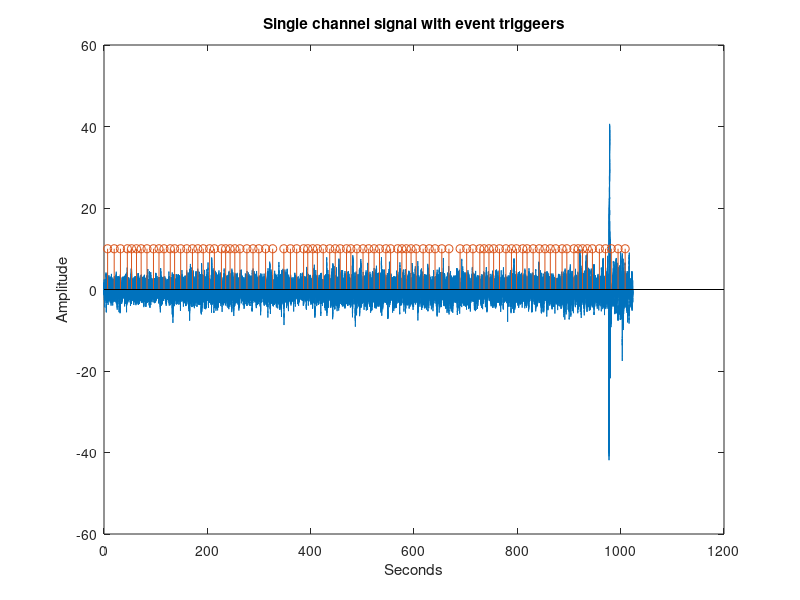
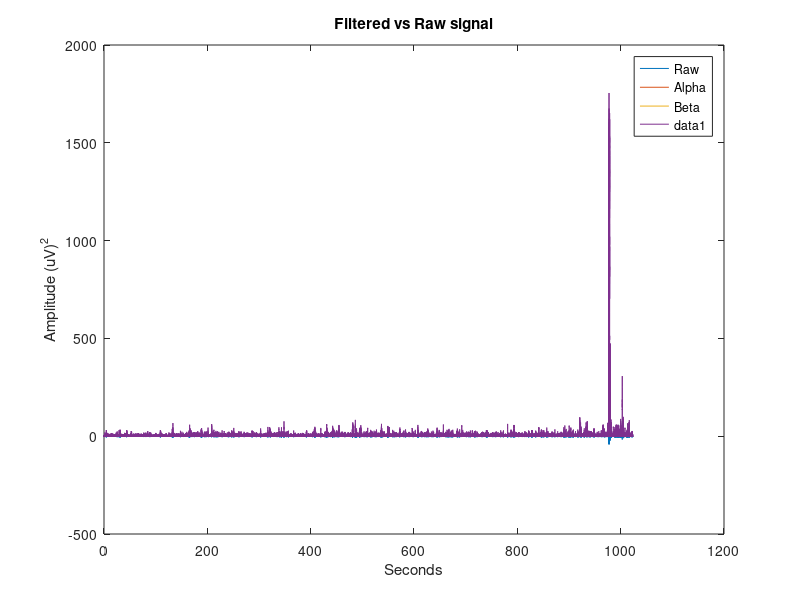
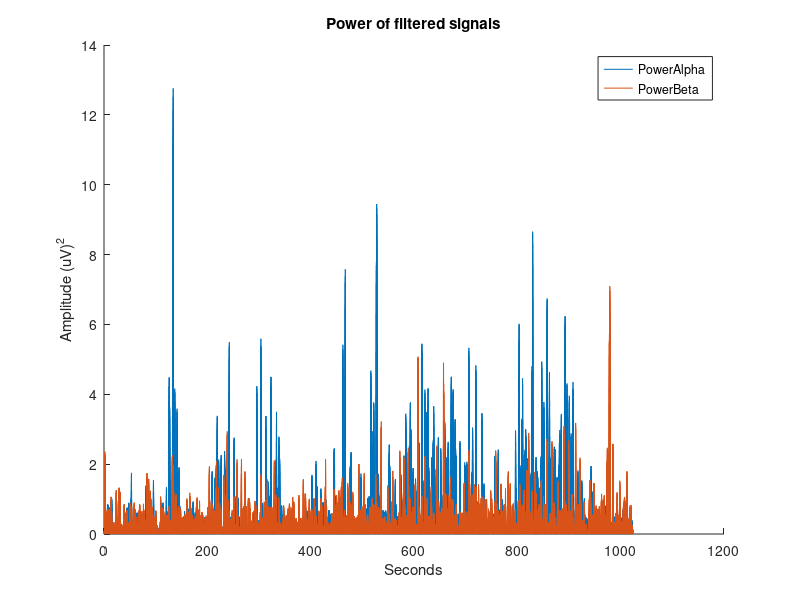
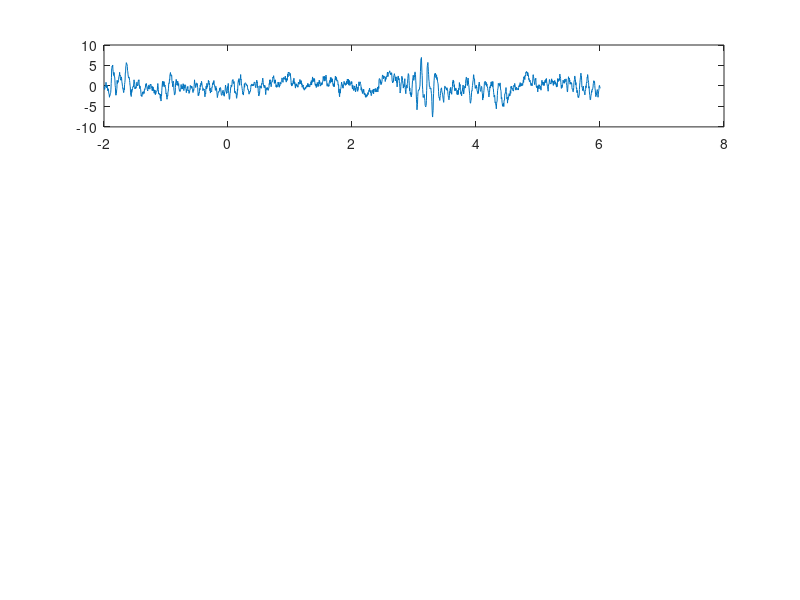

MATLAB code to generate these figures, in order: (Note: this script raises an error after producing the figures.)
clear all;
clc
close all;


%% Load
% Signal is a single channel EEG data 
% Ampltiude of EEG (uV) over time
% Triggers are markers/cues done in the expirment to prepare the subject to
% initiate a task
% In our case, it's timepoints -> the signal samples at which the trigger
% occurs
% The last trigger is less than the max value of the number of samples of
% the signal -> within range of signal
% Only 1 vector so there's only one kind of trigger -> therefore only 90
% trials. The trials last until the next trigger

load eeg.mat
fs = 250

%% Plot
figure;
plot((1:length(signal))./fs,signal);
xlabel('Seconds')
ylabel('Amplitude')
hold on;
stem(trigger./fs,ones(length(trigger),1).*10)
title("Single channel signal with event triggeers")


%% Pre-processing

% Remove noise, remove DC component
% We want to focus on a specific subband of EEG, because useeful
% information is contained there and not spread all over across the
% spectrum
% Alpha 9 11, Beta 18 22
% Power is reduced cause we're only taking one small component of the whole
% signal -> we're only keeping the power on that freq band compared to the
% whole band

% Increase and decrease in poweer rythms are a result of synch and desynch

% When you have abrupt oscillations you can see when the power increases
% but it's hard to interpret short oscillations
% When you smooth the data w/ moving average, you can start to inrepret what is going on in
% analysis -> but do not do this in real time applications

% Observing common phenonmenon among all the trials. Will not have exact
% copies bc it's biological signals
% Reboud is more prominent in beta frequency band -> strong
% resynchronization that is very short. beta rebound
% Strong desynchronization in alpha . cannot see rebound in alpha when
% grand average
% Not all synchronization is rebound synchronization


% Simple bandpass filtering
filter_alpha = [9 11]; % alpha band
filter_beta = [18 22]; % beta band
N = 5; % filter order

% alpha 
[B, A] = butter(N, [filter_alpha(1) filter_alpha(2)]*2 /fs);
filteredSignal_alpha = filter(B, A, signal);

% beta
[B, A] = butter(N, [filter_beta(1) filter_beta(2)]*2 /fs);
filteredSignal_beta = filter(B, A, signal);

figure;
plot((1:length(signal))./fs,signal);
hold on;
plot((1:length(filteredSignal_alpha))./fs,filteredSignal_alpha);
hold on;
plot((1:length(filteredSignal_beta))./fs,filteredSignal_beta);
xlabel('Seconds')
ylabel('Amplitude (uV)^2')
title("Filtered vs Raw signal")
legend('Raw','Alpha','Beta')

% Power
power = (signal).^2;
hold on; 
plot((1:length(power))./fs,power);

%% 
figure;
power = (filteredSignal_alpha).^2;
hold on; 
plot((1:length(power))./fs,power);

power = (filteredSignal_beta).^2;
hold on; 
plot((1:length(power))./fs,power);
legend('PowerAlpha', 'PowerBeta')
xlabel('Seconds')
ylabel('Amplitude (uV)^2')
title("Power of filtered signals")


%% Moving Average Filter

% What is moving average? WHy to apply it? 


avg = 1; % average window
% The smaller the window, the more close each value is to another, the
% lower the amplitude because all sampels are growing closer to the
% average- data is more smooth, less noticeable peaks  

alpha_mavg = (filter(ones(1, avg*fs)/avg/fs, 1, filteredSignal_alpha));
beta_mavg = (filter(ones(1, avg*fs)/avg/fs, 1, filteredSignal_beta));

figure;
plot((1:length(alpha_mavg))./fs,alpha_mavg);
hold on;
plot((1:length(beta_mavg))./fs,beta_mavg);
xlabel('Seconds')
ylabel('Amplitude (uV)')
title("Smoothed Alpha and Beta")
legend('Alpha','Beta')



%% Single trial plots 

trial_id = [55 56 74 77];
trial_timing = [-2 6];

% Sample at which trial # occurs in signal:
for trial = 1:length(trial_id)
    
    sampleLoc(trial) = trigger(trial_id(trial));
    
end

% Plot single trial raw signal
for trial =  1:length(sampleLoc)

    start = sampleLoc(trial) + fs*trial_timing(1);
    fin = sampleLoc(trial) + fs*trial_timing(2);
    
    subplot(4,1,trial);
    
    % -2 shift to the signal so trial can start at 0 sec
    plot(((1:length(start:fin))./fs)-2,signal(start:fin));
    
    title("Trial",trial_id(trial));
    xlabel('Seconds')
    ylabel('Amplitude (uV)')
    
end 
sgtitle("Raw signal")

figure;

% Plot single trial alpha signal
for trial =  1:length(sampleLoc)

    start = sampleLoc(trial) + fs*trial_timing(1);
    fin = sampleLoc(trial) + fs*trial_timing(2);
    
    subplot(4,1,trial);
    
    % -2 shift to the signal so trial can start at 0 sec
    plot(((1:length(start:fin))./fs)-2,filteredSignal_alpha(start:fin));
    
    title("Trial",trial_id(trial));
    xlabel('Seconds')
    ylabel('Amplitude (uV)')
    
end 
sgtitle("Alpha band")

figure;

% Plot single trial beta signal
for trial =  1:length(sampleLoc)

    start = sampleLoc(trial) + fs*trial_timing(1);
    fin = sampleLoc(trial) + fs*trial_timing(2);
    
    subplot(4,1,trial);
    
    % -2 shift to the signal so trial can start at 0 sec
    plot(((1:length(start:fin))./fs)-2,filteredSignal_beta(start:fin));
    
    title("Trial",trial_id(trial));
    xlabel('Seconds')
    ylabel('Amplitude (uV)')
    
end 
sgtitle("Beta band")

 
%% Grand average

trial_timing = [-2 6];

% Plot averaged trials alpha signal
for trial =  1:length(trigger)

    start = trigger(trial) + fs*trial_timing(1);
    fin = trigger(trial) + fs*trial_timing(2);
    
    trialAlpha(trial,:) = (filteredSignal_alpha(start:fin));
    trialBeta(trial,:) = (filteredSignal_beta(start:fin));
    
    grandAVGAlpha = mean(trialAlpha);
    grandAVGBeta = mean(trialBeta);
    
  

end 


figure;
plot((1:length(grandAVGAlpha))./fs,grandAVGAlpha);
title("Grand AVG alpha");
xlabel('Seconds')
ylabel('Amplitude (uV)')

figure;
plot((1:length(grandAVGBeta))./fs,grandAVGBeta);
title("Grand AVG beta");
xlabel('Seconds')
ylabel('Amplitude (uV)')

